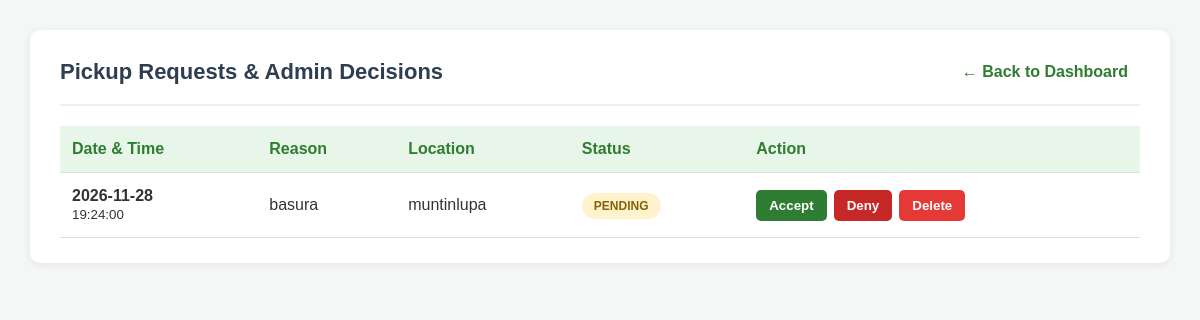
/system-main/system-main/wastesystem/admin/special_pickup_requests.php (signed in), run on the app's committed database.
### tables this page shows
CREATE TABLE `special_request_pickup` (
  `id` int(11) NOT NULL,
  `user_id` int(11) NOT NULL,
  `pickup_reason` text NOT NULL,
  `requested_date` date NOT NULL,
  `requested_time` time NOT NULL,
  `location_address` varchar(255) NOT NULL,
  `status` enum('pending','approved','rejected','scheduled') DEFAULT 'pending',
  `created_at` timestamp NOT NULL DEFAULT current_timestamp()
);

### system-main/system-main/wastesystem/admin/special_pickup_requests.php (the view, shortened to what this page needs)
<?php
include "../config/database.php";
$requests_result = $conn->query("
    SELECT *
    FROM special_request_pickup
    ORDER BY id DESC
");
?>
<!DOCTYPE html>
<html lang="en">
<head>
</head>
<body>
    <div class="card">
        <div class="header">
            <h2>Pickup Requests & Admin Decisions</h2>
            <a href="dashboard.php" class="back-btn">
                &larr; Back to Dashboard
            </a>
        </div>
        <div class="table-responsive">
            <table>
                <thead>
                    <tr>
                        <th>Date & Time</th>
                        <th>Reason</th>
                        <th>Location</th>
                        <th>Status</th>
                        <th>Action</th>
                    </tr>
                </thead>
                <tbody>
                    <?php if ($requests_result && $requests_result->num_rows > 0): ?>
                        <?php while ($row = $requests_result->fetch_assoc()): ?>
                            <?php
                                $status = strtolower($row["status"]);
                                $badge_class = "pending";
                            ?>
                            <tr>
                                <td>
                                    <strong>
                                        <?= htmlspecialchars($row["requested_date"]) ?>
                                    </strong>
                                    <br>
                                    <small>
                                        <?= htmlspecialchars($row["requested_time"]) ?>
                                    </small>
                                </td>
                                <td>
                                    <?= htmlspecialchars($row["pickup_reason"]) ?>
                                </td>
                                <td>
                                    <?= htmlspecialchars($row["location_address"]) ?>
                                </td>
                                <td>
                                    <span class="badge <?= $badge_class ?>">
                                        <?= htmlspecialchars(strtoupper($status)) ?>
                                    </span>
                                </td>
<td>
    <div class="actions">
        <?php if ($status == "pending"): ?>
            <form method="POST"
                onsubmit="return confirm('Accept this request?');">
                <button type="submit"
                    name="decision"
                    value="approved"
                    class="accept">
                    Accept
                </button>
            </form>
            <form method="POST"
                onsubmit="return confirm('Deny this request?');">
                <button type="submit"
                    name="decision"
                    value="rejected"
                    class="deny">
                    Deny
                </button>
            </form>
        <?php else: ?>
            <span class="reviewed">
                Already Reviewed
            </span>
        <?php endif; ?>
        <form method="POST"
            onsubmit="return confirm('Are you sure you want to permanently delete this pickup request?');">
            <button type="submit"
                name="delete_request"
                value="1"
                class="delete">
                Delete
            </button>
        </form>
    </div>
</td>
                            </tr>
                        <?php endwhile; ?>
                    <?php endif; ?>
                </tbody>
            </table>
        </div>
    </div>
</body>
</html>

### system-main/system-main/wastesystem/admin/special_pickup_requests.php (style rules this page uses)
* { box-sizing: border-box; margin: 0; padding: 0; font-family: Arial, sans-serif; }
body { background-color: #f4f7f6; padding: 30px; color: #333; }
.card { background: white; max-width: 1200px; margin: auto; padding: 25px 30px; border-radius: 10px; box-shadow: 0 2px 8px rgba(0,0,0,0.08); }
.header { display: flex; justify-content: space-between; align-items: center; margin-bottom: 20px; padding-bottom: 15px; border-bottom: 2px solid #eee; gap: 10px; }
h2 { color: #2c3e50; font-size: 22px; }
.back-btn { color: #2e7d32; text-decoration: none; font-weight: bold; padding: 8px 12px; border-radius: 5px; white-space: nowrap; }
.table-responsive { overflow-x: auto; }
table { width: 100%; border-collapse: collapse; min-width: 800px; text-align: left; }
th, td { padding: 14px 12px; border-bottom: 1px solid #ddd; }
th { background: #e8f5e9; color: #2e7d32; }
.badge { padding: 6px 12px; border-radius: 20px; font-size: 12px; font-weight: bold; }
.pending { background: #fff3cd; color: #856404; }
.delete { background: #e53935; }
.actions { display: flex; gap: 7px; }
button { border: none; padding: 8px 13px; border-radius: 5px; color: white; cursor: pointer; font-weight: bold; }
.accept { background: #2e7d32; }
.deny { background: #c62828; }

### data on the page
special_request_pickup: requested_date "2026-11-28", requested_time "19:24:00", pickup_reason "basura", location_address "muntinlupa", status "PENDING"
